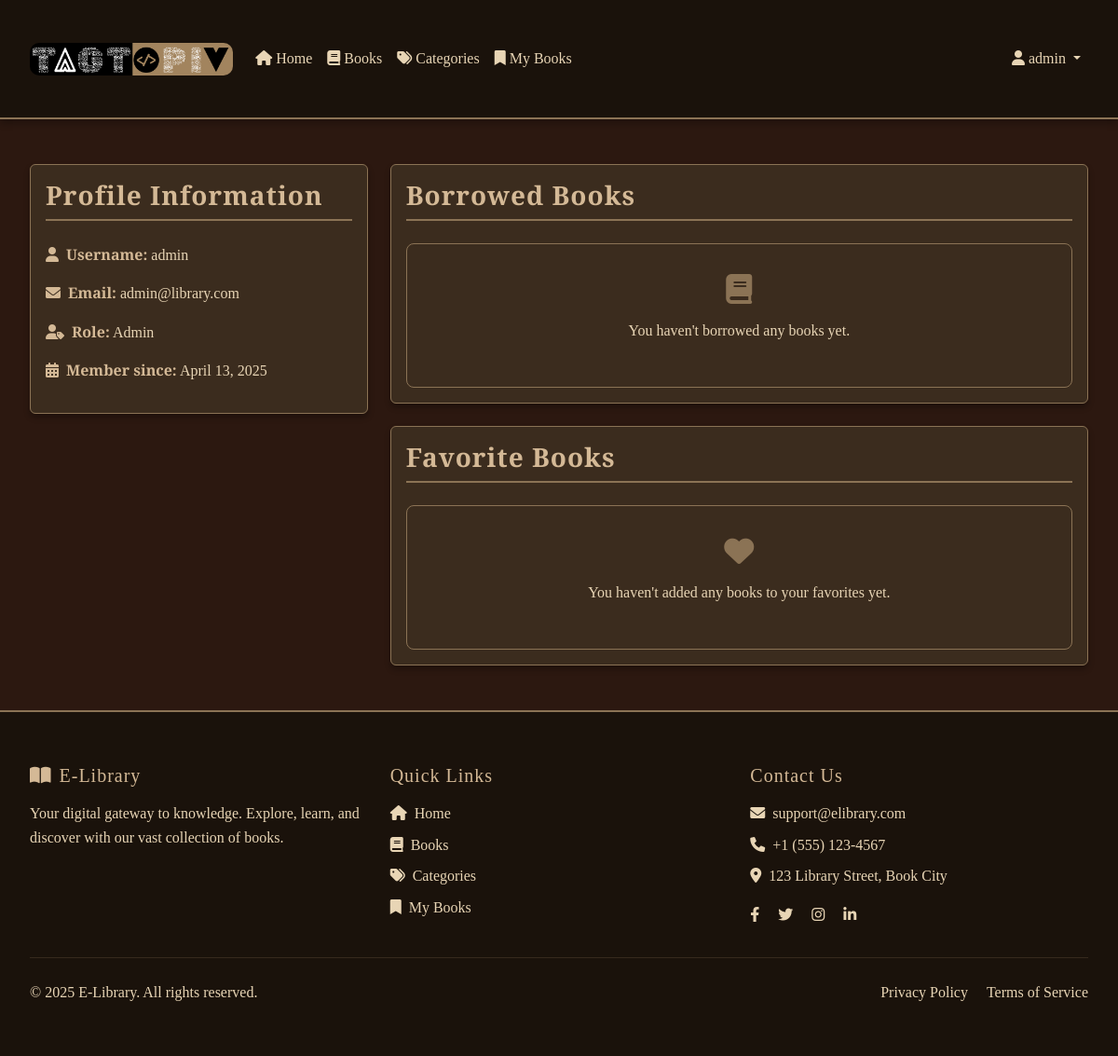
The app's page /profile.php (signed in) with its own data.
### tables this page shows
CREATE TABLE IF NOT EXISTS users (
    id INT PRIMARY KEY AUTO_INCREMENT,
    username VARCHAR(50) UNIQUE NOT NULL,
    email VARCHAR(100) UNIQUE NOT NULL,
    password VARCHAR(255) NOT NULL,
    role ENUM('user', 'admin') DEFAULT 'user',
    status ENUM('active', 'inactive', 'suspended') DEFAULT 'active',
    last_login DATETIME,
    login_attempts INT DEFAULT 0,
    reset_token VARCHAR(255),
    reset_token_expiry DATETIME,
    created_at TIMESTAMP DEFAULT CURRENT_TIMESTAMP,
    updated_at TIMESTAMP DEFAULT CURRENT_TIMESTAMP ON UPDATE CURRENT_TIMESTAMP,
    INDEX idx_email (email),
    INDEX idx_username (username)
);

### profile.php (the view, shortened to what this page needs)
<?php
require_once 'config/database.php';
$stmt = $pdo->prepare("SELECT * FROM users WHERE id = ?");
$stmt->execute([$_SESSION['user_id']]);
$user = $stmt->fetch();
$stmt = $pdo->prepare("
    SELECT b.*, bb.borrow_date
    FROM books b
    JOIN book_borrows bb ON b.id = bb.book_id
    WHERE bb.user_id = ? AND bb.status = 'borrowed'
    ORDER BY bb.borrow_date DESC
");
$stmt->execute([$_SESSION['user_id']]);
$borrowed_books = $stmt->fetchAll();
$stmt = $pdo->prepare("
    SELECT b.*
    FROM books b
    JOIN book_favorites bf ON b.id = bf.book_id
    WHERE bf.user_id = ?
    ORDER BY bf.created_at DESC
");
$stmt->execute([$_SESSION['user_id']]);
$favorite_books = $stmt->fetchAll();
?>
<!DOCTYPE html>
<html lang="en">
<head>
    <link href="https://cdn.jsdelivr.net/npm/bootstrap@5.3.0/dist/css/bootstrap.min.css" rel="stylesheet">
    <link href="https://cdnjs.cloudflare.com/ajax/libs/font-awesome/6.0.0/css/all.min.css" rel="stylesheet">
    <link href="assets/css/dark-academia.css" rel="stylesheet">
</head>
<body>
    <?php include 'includes/navbar.php'; ?>
    <div class="container py-5">
        <div class="row">
            <div class="col-md-4">
                <div class="card profile-card animate-fade-in">
                    <div class="card-body">
                        <h3 class="card-title">Profile Information</h3>
                        <div class="profile-info">
                            <p><strong><i class="fas fa-user me-2"></i>Username:</strong> <?php echo htmlspecialchars($user['username']); ?></p>
                            <p><strong><i class="fas fa-envelope me-2"></i>Email:</strong> <?php echo htmlspecialchars($user['email']); ?></p>
                            <p><strong><i class="fas fa-user-tag me-2"></i>Role:</strong> <?php echo ucfirst(htmlspecialchars($user['role'])); ?></p>
                            <p><strong><i class="fas fa-calendar-alt me-2"></i>Member since:</strong> <?php echo date('F j, Y', strtotime($user['created_at'])); ?></p>
                        </div>
                    </div>
                </div>
            </div>
            <div class="col-md-8">
                <div class="card profile-card mb-4 animate-fade-in" style="animation-delay: 0.2s;">
                    <div class="card-body">
                        <h3 class="card-title">Borrowed Books</h3>
                        <?php if($borrowed_books): ?>
                            <div class="table-responsive">
                                <table class="table">
                                    <thead>
                                        <tr>
                                            <th>Title</th>
                                            <th>Author</th>
                                            <th>Borrowed Date</th>
                                            <th>Actions</th>
                                        </tr>
                                    </thead>
                                    <tbody>
                                        <?php foreach($borrowed_books as $index => $book): ?>
                                            <tr class="animate-fade-in" style="animation-delay: <?php echo $index * 0.1; ?>s;">
                                                <td><?php echo htmlspecialchars($book['title']); ?></td>
                                                <td><?php echo htmlspecialchars($book['author']); ?></td>
                                                <td><?php echo date('F j, Y', strtotime($book['borrow_date'])); ?></td>
                                                <td>
                                                    <a href="book-details.php?id=<?php echo $book['id']; ?>" class="btn btn-sm btn-primary">View</a>
                                                    <a href="<?php echo htmlspecialchars($book['file_path']); ?>" class="btn btn-sm btn-info" target="_blank">Read</a>
                                                </td>
                                            </tr>
                                        <?php endforeach; ?>
                                    </tbody>
                                </table>
                            </div>
                        <?php else: ?>
                            <div class="empty-state animate-slide-in">
                                <i class="fas fa-book"></i>
                                <p>You haven't borrowed any books yet.</p>
                            </div>
                        <?php endif; ?>
                    </div>
                </div>
                <div class="card profile-card animate-fade-in" style="animation-delay: 0.3s;">
                    <div class="card-body">
                        <h3 class="card-title">Favorite Books</h3>
                        <?php if($favorite_books): ?>
                            <div class="row">
                                <?php foreach($favorite_books as $index => $book): ?>
                                    <div class="col-md-4 mb-3">
                                        <div class="card favorite-book-card animate-fade-in" style="animation-delay: <?php echo $index * 0.1; ?>s;">
                                            <img src="<?php echo htmlspecialchars($book['cover_image']); ?>" class="card-img-top" alt="Book Cover">
                                            <div class="card-body">
                                                <h5 class="card-title"><?php echo htmlspecialchars($book['title']); ?></h5>
                                                <p class="card-text"><?php echo htmlspecialchars($book['author']); ?></p>
                                                <a href="book-details.php?id=<?php echo $book['id']; ?>" class="btn btn-primary w-100">View Details</a>
                                            </div>
                                        </div>
                                    </div>
                                <?php endforeach; ?>
                            </div>
                        <?php else: ?>
                            <div class="empty-state animate-slide-in">
                                <i class="fas fa-heart"></i>
                                <p>You haven't added any books to your favorites yet.</p>
                            </div>
                        <?php endif; ?>
                    </div>
                </div>
            </div>
        </div>
    </div>
    <?php include 'includes/footer.php'; ?>
</body>
</html>

### assets/css/dark-academia.css (style rules this page uses)
:root { --primary-color: #2C1810; --secondary-color: #3B2C1E; --accent-color: #8B7355; --text-color: #E8D5B5; --light-accent: #D4B996; --dark-accent: #1A120B; }
body { background-color: var(--primary-color); color: var(--text-color); font-family: 'Cormorant Garamond', serif; line-height: 1.6; }
.card { background-color: var(--secondary-color); border: 1px solid var(--accent-color); box-shadow: 0 4px 6px rgba(0, 0, 0, 0.3); transition: transform 0.3s ease, box-shadow 0.3s ease; }
.animate-fade-in { animation: fadeIn 0.8s ease-out; }
.animate-slide-in { animation: slideIn 0.8s ease-out; }
h1, h2, h3, h4, h5, h6 { font-family: 'Cormorant Garamond', serif; color: var(--light-accent); letter-spacing: 1px; }
.container { max-width: 1200px; margin: 0 auto; padding: 2rem; }

### profile.php (style rules this page uses)
.profile-card { transition: all 0.3s ease; border: 1px solid var(--accent-color); background-color: var(--secondary-color); }
.card-title { font-family: 'Cormorant Garamond', serif; font-weight: 600; color: var(--light-accent); border-bottom: 2px solid var(--accent-color); padding-bottom: 0.5rem; margin-bottom: 1.5rem; }
.profile-info p { color: var(--text-color); margin-bottom: 1rem; }
.profile-info strong { color: var(--light-accent); font-family: 'Cormorant Garamond', serif; font-weight: 600; }
.empty-state { color: var(--text-color); text-align: center; padding: 2rem; background-color: var(--secondary-color); border: 1px solid var(--accent-color); border-radius: 8px; }
.empty-state i { font-size: 2rem; margin-bottom: 1rem; color: var(--accent-color); }

### records on screen
users: username "admin", email "admin@library.com", role "Admin", created_at "April 13, 2025"

### other values on screen
$_SESSION['username'] "admin"
